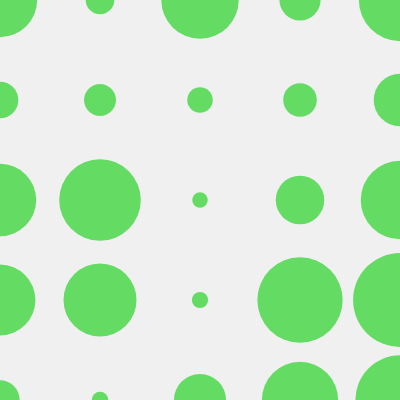
Frame 1 (no input)
Frame 60 (no input): identical to frame 1, image omitted
Frame 120 (the mouse pressed at the canvas centre since frame 60): identical to frame 1, image omitted

The p5.js sketch that drew this single still picture (run headless with seeded random() and noise() and a simulated clock; from frame 60 on, the mouse is pressed at the canvas centre):

// p5.js sketch
// ── sketch.js
let NUM = 5;
let data = [];
let step = 0;

function setup() {
  createCanvas(400, 400);
  step = width / (NUM - 1);
  for (let y = 0; y < NUM; y++) {
    const arr = [];
    for (let x = 0; x < NUM; x++) {
      arr.push(random(10, step));
    }
    data.push(arr);
  }
}

function draw() {
  background(240);
  noStroke();
  fill(100, 220, 100);
  
  for (let y = 0; y < data.length; y++) {
    for (let x = 0; x < data[y].length; x++) {
      circle(x * step, y * step, data[y][x]);
    }
  }
}
